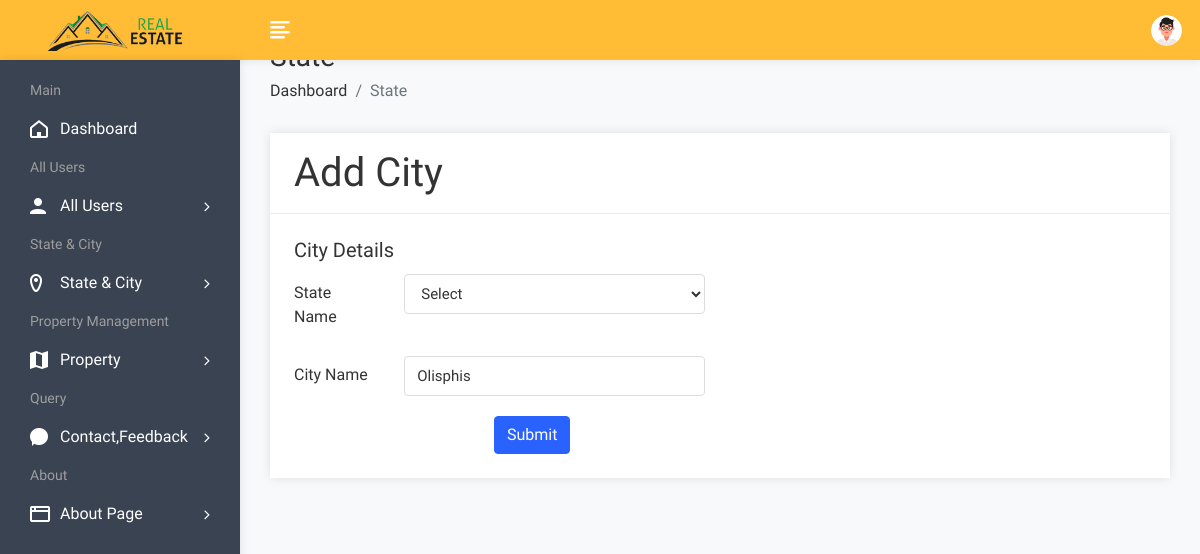
Page /admin/cityedit.php?id=9 (signed in) on the earlier database version.
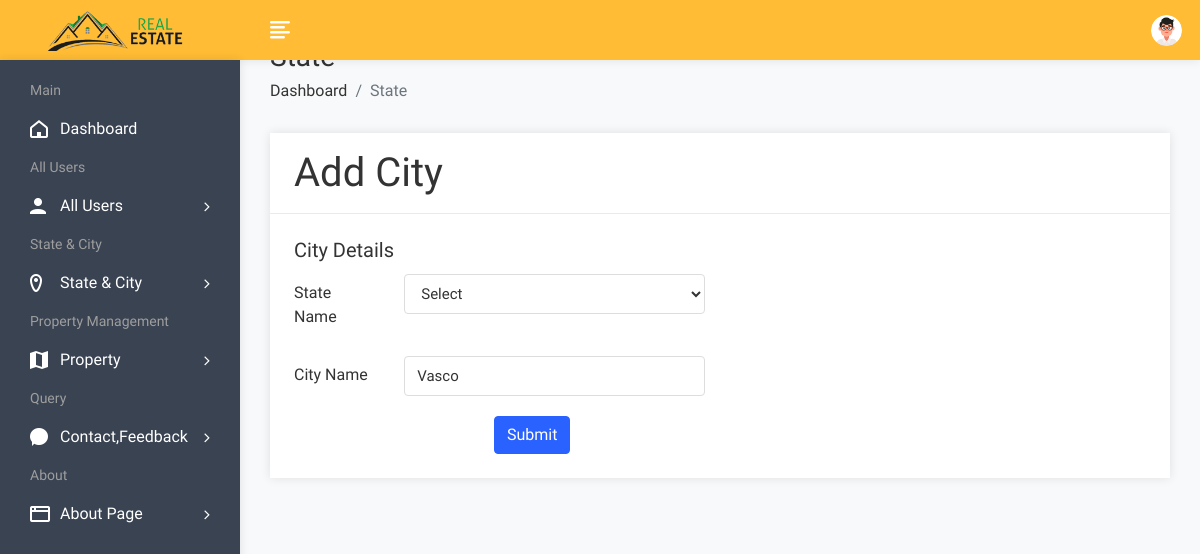
Same page on the later database version.
### tables this page shows
CREATE TABLE `city` (
  `cid` int(50) NOT NULL,
  `cname` varchar(100) NOT NULL,
  `sid` int(50) NOT NULL
);

### admin/cityedit.php (the view, shortened to what this page needs)
<!DOCTYPE html>
<html lang="en">
<head>
        <link rel="stylesheet" href="assets/css/bootstrap.min.css">
        <link rel="stylesheet" href="assets/css/font-awesome.min.css">
        <link rel="stylesheet" href="assets/css/feathericon.min.css">
		<link rel="stylesheet" href="assets/plugins/datatables/dataTables.bootstrap4.min.css">
		<link rel="stylesheet" href="assets/plugins/datatables/responsive.bootstrap4.min.css">
		<link rel="stylesheet" href="assets/plugins/datatables/select.bootstrap4.min.css">
		<link rel="stylesheet" href="assets/plugins/datatables/buttons.bootstrap4.min.css">
        <link rel="stylesheet" href="assets/css/style.css">
    </head>
    <body>
			<?php include("header.php");?>
            <div class="page-wrapper">
                <div class="content container-fluid">
					<div class="page-header">
						<div class="row">
							<div class="col">
								<h3 class="page-title">State</h3>
								<ul class="breadcrumb">
									<li class="breadcrumb-item"><a href="dashboard.php">Dashboard</a></li>
									<li class="breadcrumb-item active">State</li>
								</ul>
							</div>
						</div>
					</div>
					<div class="row">
						<div class="col-md-12">
							<div class="card">
								<div class="card-header">
									<h1 class="card-title">Add City</h1>
								</div>
								<?php
								$cid = $_GET['id'];
								$sql = "SELECT * FROM city where cid = {$cid}";
								$result = mysqli_query($con, $sql);
								while($row = mysqli_fetch_row($result))
								{
								?>
								<form method="post">
									<div class="card-body">
											<div class="row">
												<div class="col-xl-6">
													<h5 class="card-title">City Details</h5>
													<div class="form-group row">
														<label class="col-lg-3 col-form-label">State Name</label>
														<div class="col-lg-9" >
															<select class="form-control" name="ustate">
																<option value="">Select</option>
															</select>
														</div>
													</div>
													<div class="form-group row">
														<label class="col-lg-3 col-form-label">City Name</label>
														<div class="col-lg-9">
															<input type="text" class="form-control" name="ucity" value="<?php echo $row['1']; ?>">
														</div>
													</div>
												</div>
											</div>
											<div class="text-left">
												<input type="submit" class="btn btn-primary"  value="Submit" name="insert" style="margin-left:200px;">
											</div>
									</div>
								</form>
								<?php } ?>
							</div>
						</div>
					</div>
				</div>
			</div>
    </body>
</html>

Differences in the rows shown:
changed city: ucity "Olisphis" → "Vasco"
